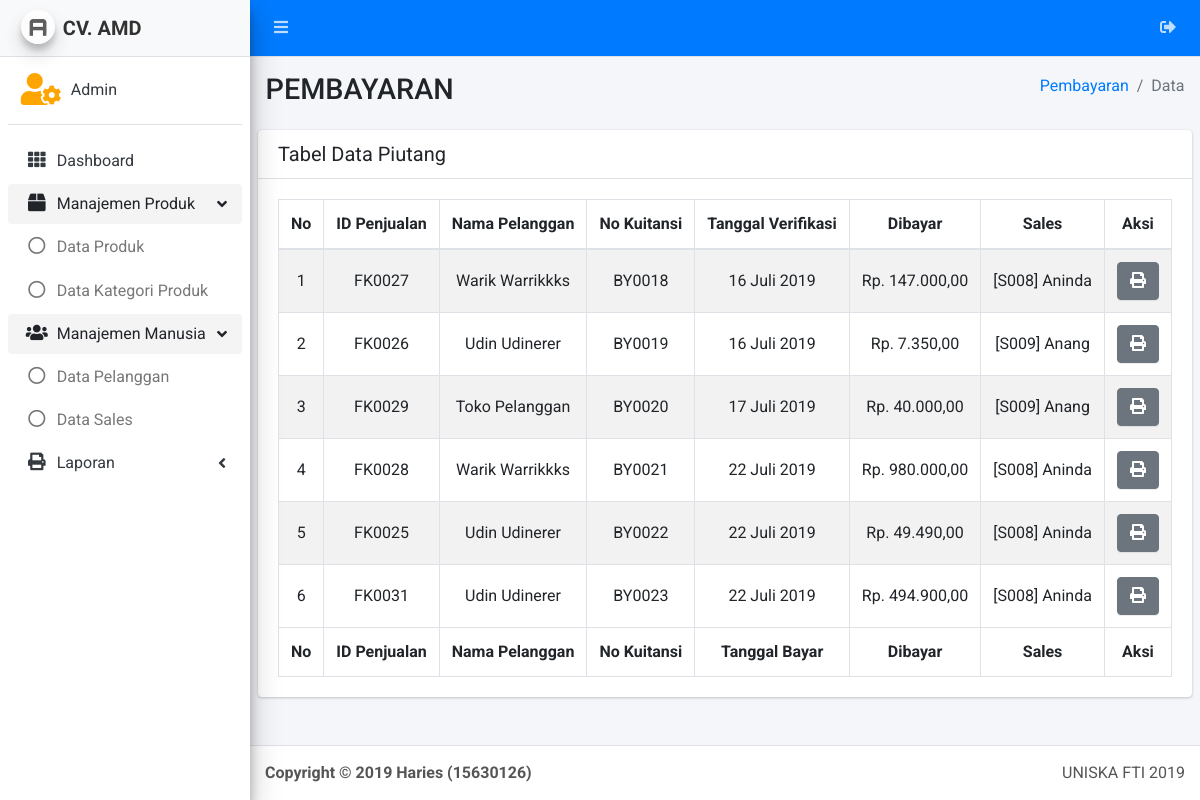
Page /admin/index_pembayaran.php (signed in) on the committed database.
### tables this page shows
CREATE TABLE `about` (
  `id` int(11) NOT NULL,
  `nama` varchar(180) NOT NULL,
  `alias` varchar(180) NOT NULL,
  `alamat` varchar(180) NOT NULL,
  `telpon` varchar(180) NOT NULL,
  `email` varchar(180) NOT NULL,
  `tanda_tangan` varchar(180) NOT NULL,
  `nama_ttd` varchar(180) NOT NULL,
  `no_peg` varchar(180) NOT NULL,
  `moto` varchar(180) NOT NULL
);

CREATE TABLE `pembayaran` (
  `id` int(11) NOT NULL,
  `id_penjualan` int(11) NOT NULL,
  `id_sales` int(11) NOT NULL,
  `dibayar` int(11) DEFAULT NULL,
  `tanggal_verifikasi` varchar(180) DEFAULT NULL
);

CREATE TABLE `pelanggan_profile` (
  `id` int(11) NOT NULL,
  `id_pelanggan` int(11) NOT NULL,
  `nama_pelanggan` varchar(180) NOT NULL,
  `no_telpon` varchar(14) NOT NULL,
  `alamat` text NOT NULL,
  `created_at` varchar(180) NOT NULL
);

CREATE TABLE `sales` (
  `id` int(11) NOT NULL,
  `nama_sales` varchar(180) NOT NULL,
  `jenis_kelamin` varchar(1) NOT NULL,
  `tempat_lahir` varchar(180) NOT NULL,
  `tanggal_lahir` varchar(180) NOT NULL,
  `no_telpon` varchar(14) NOT NULL,
  `alamat` text NOT NULL,
  `email` varchar(180) NOT NULL,
  `password` varchar(180) NOT NULL,
  `created_at` varchar(180) NOT NULL
);

### about.php (called while the page is built, shortened)
<?php
$sql = "SELECT * FROM about WHERE id = '1'";
$result = $conn->query($sql);
$row = mysqli_fetch_assoc($result);
$alias = $row['alias'];
?>

### admin/admin_job/auth_admin.php (called while the page is built, shortened)
<?php
$nama_sales = null;
?>

### library.php (called while the page is built, shortened)
<?php
    function tgl_indo($date)
    {
        $bulan = ['Januari', 'Februari', 'Maret', 'April', 'Mei', 'Juni', 'Juli', 'Agustus', 'September', 'Oktober', 'November', 'Desember'];
        $dt = explode("-", $date);
        $str = ltrim($dt[1], '0');
        return $dt[2] . ' ' . $bulan[$str - 1] . ' ' . $dt[0];
    }
    function duit($duit){
        $rupiah = 'Rp. '.number_format($duit,2,',','.');
        return $rupiah;
    }
?>

### admin/index_pembayaran.php (the view, shortened to what this page needs)
<?php
include('core/header.php');
include('core/sidebar.php');
?>
  <div class="content-wrapper">
    <section class="content-header">
      <div class="container-fluid">
        <div class="row mb-2">
          <div class="col-sm-6">
            <h1>PEMBAYARAN</h1>
          </div>
          <div class="col-sm-6">
            <ol class="breadcrumb float-sm-right">
              <li class="breadcrumb-item"><a href="index_pembayaran.php">Pembayaran</a></li>
              <li class="breadcrumb-item active">Data</li>
            </ol>
          </div>
        </div>
      </div>
    </section>
    <section class="content">
      <div class="row">
        <div class="col-12">
          <div class="card">
            <div class="card-header">
              <h3 class="card-title">Tabel Data Piutang</h3>
            </div>
            <div class="card-body">
              <table id="table-full" class="table table-bordered table-striped">
                <thead>
                <tr>
                  <th class="text-center">No</th>
                  <th class="text-center">ID Penjualan</th>
                  <th class="text-center">Nama Pelanggan</th>
                  <th class="text-center">No Kuitansi</th>
                  <th class="text-center">Tanggal Verifikasi</th>
                  <th class="text-center">Dibayar</th>
                  <th class="text-center">Sales</th>
                  <th class="text-center">Aksi</th>
                </tr>
                </thead>
                <tbody>
                <?php
                    $no = 1;
                    $bayars = $conn->query("SELECT b.id, b.id_penjualan, b.id_sales, b.tanggal_verifikasi, b.dibayar,p.utang , p.diskon, s.nama_sales, pp.nama_pelanggan
                                            FROM pembayaran b
                                            LEFT JOIN penjualan p on b.id_penjualan = p.id
                                            LEFT JOIN sales s on b.id_sales = s.id
                                            LEFT JOIN pelanggan_profile pp on p.id_pelanggan_profile = pp.id
                                            ORDER BY b.id");
                    while($row = mysqli_fetch_assoc($bayars)){
                  ?>
                    <tr>
                      <td class="text-center align-middle"><?php echo $no ?></td>
                      <td class="text-center align-middle">
                        <?php echo 'FK'.str_pad($row['id_penjualan'],4,'0',STR_PAD_LEFT); ?>
                      </td>
                      <td class="text-center align-middle"><?php echo $row['nama_pelanggan'] ?></td>
                      <td class="text-center align-middle"><?php echo 'BY'.str_pad($row['id'],4,'0',STR_PAD_LEFT); ?></td>
                      <td class="text-center align-middle"><?php echo tgl_indo($row['tanggal_verifikasi']) ?></td>
                      <td class="text-center align-middle"><?php echo duit($row['dibayar']) ?></td>
                      <td class="text-center align-middle"><?php echo '[S'.str_pad($row['id_sales'],3,'0',STR_PAD_LEFT).'] '.$row['nama_sales'];  ?></td>
                      <td class="text-center align-middle">
                      <button class="btn btn-secondary"
                      onclick="bukajendela('laporan/cetak_kuitansi.php?id_fak=<?php echo $row['id_penjualan'] ?>')"
                      >
                        <i class="fas fa-print"></i>
                      </button>
                      </td>
                    </tr>
                  <?php $no++; } ?>
                </tbody>
                <tfoot>
                <tr>
                  <th class="text-center">No</th>
                  <th class="text-center">ID Penjualan</th>
                  <th class="text-center">Nama Pelanggan</th>
                  <th class="text-center">No Kuitansi</th>
                  <th class="text-center">Tanggal Bayar</th>
                  <th class="text-center">Dibayar</th>
                  <th class="text-center">Sales</th>
                  <th class="text-center">Aksi</th>
                </tr>
                </tfoot>
              </table>
            </div>
          </div>
        </div>
      </div>
    </section>
  </div>
<?php
include('core/footer.php');
?>

### admin/core/sidebar.php (shortened to what this page needs)
<?php
  function active($currect_page){
    $url_array =  explode('/', $_SERVER['REQUEST_URI']) ;
    $url = end($url_array);
    $arr_url = explode('?', $url);
    $cek_url = $arr_url[0];
    if($currect_page == $cek_url){
        echo 'active';
    }
  }
  function open($currect_page){
    $url_array =  explode('/', $_SERVER['REQUEST_URI']) ;
    $url = end($url_array);
    $arr_url = explode('?', $url);
    $cek_url = $arr_url[0];
    if($currect_page == $cek_url){
        echo 'menu-open';
    }
  }
  $cekSales = $nama_sales;
?>
  <aside class="main-sidebar sidebar-light-primary elevation-4">
    <a href="/admin" class="brand-link navbar-light">
      <img src="lte/dist/img/AdminLTELogo.png" alt="AdminLTE Logo" class="brand-image img-circle elevation-3"
           style="opacity: .8">
      <span class="brand-text font-weight-bold"><?php echo $alias ?></span>
    </a>
    <div class="sidebar">
      <div class="user-panel mt-3 pb-3 mb-3 d-flex">
        <div class="image">
          <i class="fas <?php echo $nama_sales ? 'fa-user' : 'fa-user-cog' ?> fa-2x" style="color:orange;"></i>
        </div>
        <div class="info">
          <a href="#" class="d-block"><?php echo $nama_sales ? $nama_sales : 'Admin' ?></a>
        </div>
      </div>
      <nav class="mt-2">
        <ul class="nav nav-pills nav-sidebar flex-column" data-widget="treeview" role="menu" data-accordion="false">
          <li class="nav-item">
            <a href="index.php" class="nav-link <?php active('index.php');?>">
              <i class="nav-icon fas fa-th"></i>
              <p>
                Dashboard
              </p>
            </a>
          </li>
          <?php if(!$cekSales) { ?>
          <li class="nav-item has-treeview menu-open">
            <a href="#" class="nav-link <?php active('index_produk.php');?> <?php active('index_kategori_produk.php');?>">
              <i class="nav-icon fas fa-box"></i>
              <p>
                Manajemen Produk
                <i class="right fas fa-angle-left"></i>
              </p>
            </a>
            <ul class="nav nav-treeview">
              <li class="nav-item">
                <a href="index_produk.php" class="nav-link <?php active('index_produk.php');?>">
                  <i class="far fa-circle nav-icon"></i>
                  <p>Data Produk</p>
                </a>
              </li>
              <li class="nav-item">
                <a href="index_kategori_produk.php" class="nav-link <?php active('index_kategori_produk.php');?>">
                  <i class="far fa-circle nav-icon"></i>
                  <p>Data Kategori Produk</p>
                </a>
              </li>
            </ul>
          </li>
          <li class="nav-item has-treeview menu-open">
            <a href="#" class="nav-link <?php active('index_sales.php'); active('index_pelanggan.php');?>">
              <i class="nav-icon fas fa-users"></i>
              <p>
                Manajemen Manusia
                <i class="right fas fa-angle-left"></i>
              </p>
            </a>
            <ul class="nav nav-treeview">
              <li class="nav-item">
                <a href="index_pelanggan.php" class="nav-link <?php active('index_pelanggan.php');?>">
                  <i class="far fa-circle nav-icon"></i>
                  <p>Data Pelanggan</p>
                </a>
              </li>
              <li class="nav-item">
                <a href="index_sales.php" class="nav-link <?php active('index_sales.php');?>">
                  <i class="far fa-circle nav-icon"></i>
                  <p>Data Sales</p>
                </a>
              </li>
            </ul>
          </li>
          <li class="nav-item has-treeview ">
            <a href="#" class="nav-link ">
              <i class="nav-icon fas fa-print"></i>
              <p>
                Laporan
                <i class="right fas fa-angle-left"></i>
              </p>
            </a>
          </li>
          <?php } ?>
        </ul>
      </nav>
    </div>
  </aside>

### rows in the picture
about: alias "CV. AMD"
pembayaran: id_penjualan "0027", pelanggan_profile.nama_pelanggan "Warik Warrikkks", id "0018", tanggal_verifikasi "16 Juli 2019", dibayar "Rp. 147.000,00", id_sales "008", id_sales.nama_sales "Aninda"
pembayaran: id_penjualan "0026", pelanggan_profile.nama_pelanggan "Udin Udinerer", id "0019", tanggal_verifikasi "16 Juli 2019", dibayar "Rp. 7.350,00", id_sales "009", id_sales.nama_sales "Anang"
pembayaran: id_penjualan "0029", pelanggan_profile.nama_pelanggan "Toko Pelanggan", id "0020", tanggal_verifikasi "17 Juli 2019", dibayar "Rp. 40.000,00", id_sales "009", id_sales.nama_sales "Anang"
pembayaran: id_penjualan "0028", pelanggan_profile.nama_pelanggan "Warik Warrikkks", id "0021", tanggal_verifikasi "22 Juli 2019", dibayar "Rp. 980.000,00", id_sales "008", id_sales.nama_sales "Aninda"
pembayaran: id_penjualan "0025", pelanggan_profile.nama_pelanggan "Udin Udinerer", id "0022", tanggal_verifikasi "22 Juli 2019", dibayar "Rp. 49.490,00", id_sales "008", id_sales.nama_sales "Aninda"
pembayaran: id_penjualan "0031", pelanggan_profile.nama_pelanggan "Udin Udinerer", id "0023", tanggal_verifikasi "22 Juli 2019", dibayar "Rp. 494.900,00", id_sales "008", id_sales.nama_sales "Aninda"
